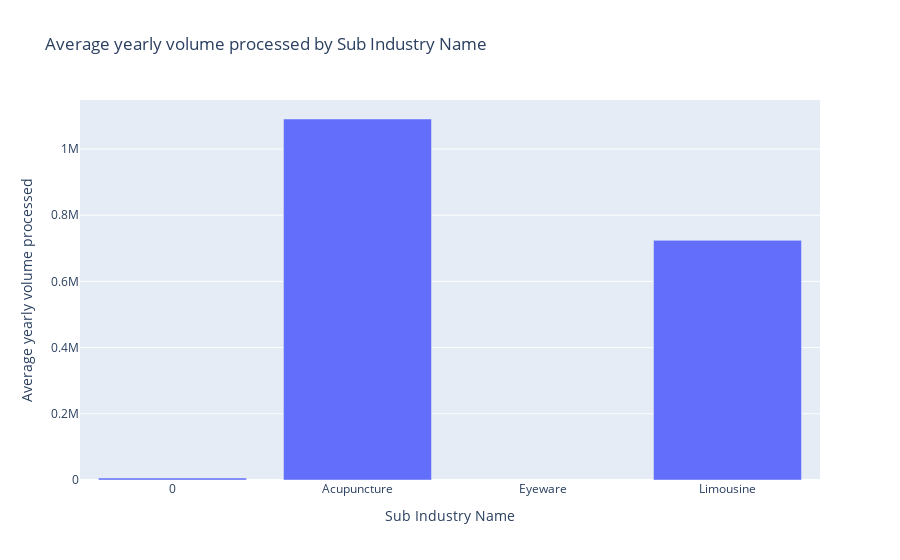

Notebook source saved alongside this figure:
### Code cell
table2 = pd.pivot_table(df, values=['Average yearly volume processed'], index=['Sub Industry Name'],
                    aggfunc={'Average yearly volume processed': np.sum}).reset_index()

fig2 = px.bar(table2, x='Sub Industry Name', y='Average yearly volume processed', title='Average yearly volume processed by Sub Industry Name')
fig2.show()

### Figure 1 — Plotly figure (JSON) as saved in the notebook; plotly's stock layout.template omitted (floating-point values rounded to 4 significant figures)
{"data": [{"alignmentgroup": "True", "hovertemplate": "Sub Industry Name=%{x}<br>Average yearly volume processed=%{y}<extra></extra>", "legendgroup": "", "marker": {"color": "#636efa", "pattern": {"shape": ""}}, "name": "", "offsetgroup": "", "orientation": "v", "showlegend": false, "textposition": "auto", "type": "bar", "x": [0, "Acupuncture", "Eyeware", "Limousine"], "xaxis": "x", "y": [5867, 1090746, null, 724066], "yaxis": "y"}], "layout": {"barmode": "relative", "legend": {"tracegroupgap": 0}, "title": {"text": "Average yearly volume processed by Sub Industry Name"}, "xaxis": {"anchor": "y", "domain": [0, 1], "title": {"text": "Sub Industry Name"}}, "yaxis": {"anchor": "x", "domain": [0, 1], "title": {"text": "Average yearly volume processed"}}}}
